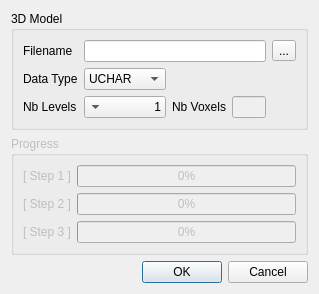
<?xml version="1.0" encoding="UTF-8"?>
<ui version="4.0">
 <class>GvQRawDataLoaderDialog</class>
 <widget class="QDialog" name="GvQRawDataLoaderDialog">
  <property name="geometry">
   <rect>
    <x>0</x>
    <y>0</y>
    <width>319</width>
    <height>252</height>
   </rect>
  </property>
  <property name="windowTitle">
   <string>RAW Data Loader</string>
  </property>
  <layout class="QVBoxLayout" name="verticalLayout">
   <item>
    <widget class="QGroupBox" name="groupBox">
     <property name="title">
      <string>3D Model</string>
     </property>
     <layout class="QGridLayout" name="gridLayout">
      <item row="0" column="0">
       <widget class="QLabel" name="label">
        <property name="text">
         <string>Filename</string>
        </property>
       </widget>
      </item>
      <item row="0" column="1" colspan="3">
       <widget class="QLineEdit" name="_3DModelFilenameLineEdit">
        <property name="readOnly">
         <bool>true</bool>
        </property>
       </widget>
      </item>
      <item row="0" column="4">
       <widget class="QToolButton" name="_3DModelDirectoryToolButton">
        <property name="text">
         <string>...</string>
        </property>
        <property name="icon">
         <iconset resource="../../../GigaVoxelsVoxelizer/Ui/resources.qrc">
          <normaloff>:/icons/Icons/fileopen.png</normaloff>:/icons/Icons/fileopen.png</iconset>
        </property>
       </widget>
      </item>
      <item row="1" column="0">
       <widget class="QLabel" name="label_5">
        <property name="text">
         <string>Data Type</string>
        </property>
       </widget>
      </item>
      <item row="1" column="1">
       <widget class="QComboBox" name="_3DModelDataTypeComboBox">
        <item>
         <property name="text">
          <string>UCHAR</string>
         </property>
        </item>
        <item>
         <property name="text">
          <string>UCHAR4</string>
         </property>
        </item>
        <item>
         <property name="text">
          <string>USHORT</string>
         </property>
        </item>
        <item>
         <property name="text">
          <string>FLOAT</string>
         </property>
        </item>
        <item>
         <property name="text">
          <string>FLOAT4</string>
         </property>
        </item>
       </widget>
      </item>
      <item row="1" column="2" colspan="3">
       <spacer name="horizontalSpacer">
        <property name="orientation">
         <enum>Qt::Horizontal</enum>
        </property>
        <property name="sizeHint" stdset="0">
         <size>
          <width>158</width>
          <height>20</height>
         </size>
        </property>
       </spacer>
      </item>
      <item row="2" column="0">
       <widget class="QLabel" name="label_4">
        <property name="toolTip">
         <string>Number of levels of resolution of the generated data strucutre.</string>
        </property>
        <property name="text">
         <string>Nb Levels</string>
        </property>
       </widget>
      </item>
      <item row="2" column="1">
       <widget class="QComboBox" name="_maxResolutionComboBox">
        <property name="toolTip">
         <string>Number of levels of resolution of the generated data strucutre.</string>
        </property>
        <property name="layoutDirection">
         <enum>Qt::RightToLeft</enum>
        </property>
        <property name="currentIndex">
         <number>0</number>
        </property>
        <item>
         <property name="text">
          <string>1</string>
         </property>
        </item>
        <item>
         <property name="text">
          <string>2</string>
         </property>
        </item>
        <item>
         <property name="text">
          <string>3</string>
         </property>
        </item>
        <item>
         <property name="text">
          <string>4</string>
         </property>
        </item>
        <item>
         <property name="text">
          <string>5</string>
         </property>
        </item>
        <item>
         <property name="text">
          <string>6</string>
         </property>
        </item>
        <item>
         <property name="text">
          <string>7</string>
         </property>
        </item>
        <item>
         <property name="text">
          <string>8</string>
         </property>
        </item>
        <item>
         <property name="text">
          <string>9</string>
         </property>
        </item>
        <item>
         <property name="text">
          <string>10</string>
         </property>
        </item>
        <item>
         <property name="text">
          <string>11</string>
         </property>
        </item>
        <item>
         <property name="text">
          <string>12</string>
         </property>
        </item>
       </widget>
      </item>
      <item row="2" column="2">
       <widget class="QLabel" name="label_3">
        <property name="toolTip">
         <string>Number of voxels in each dimension associated to the level of resolution.</string>
        </property>
        <property name="text">
         <string>Nb Voxels</string>
        </property>
       </widget>
      </item>
      <item row="2" column="3">
       <widget class="QLineEdit" name="_nbLevelsLineEdit">
        <property name="enabled">
         <bool>false</bool>
        </property>
        <property name="toolTip">
         <string>Number of voxels in each dimension associated to the level of resolution.</string>
        </property>
        <property name="alignment">
         <set>Qt::AlignRight|Qt::AlignTrailing|Qt::AlignVCenter</set>
        </property>
        <property name="readOnly">
         <bool>true</bool>
        </property>
       </widget>
      </item>
     </layout>
    </widget>
   </item>
   <item>
    <widget class="QGroupBox" name="groupBox_2">
     <property name="enabled">
      <bool>false</bool>
     </property>
     <property name="title">
      <string>Progress</string>
     </property>
     <layout class="QGridLayout" name="gridLayout_2">
      <item row="0" column="0">
       <widget class="QLabel" name="label_2">
        <property name="text">
         <string>[ Step 1 ]</string>
        </property>
       </widget>
      </item>
      <item row="0" column="1">
       <widget class="QProgressBar" name="progressBar">
        <property name="value">
         <number>0</number>
        </property>
       </widget>
      </item>
      <item row="1" column="0">
       <widget class="QLabel" name="label_6">
        <property name="text">
         <string>[ Step 2 ]</string>
        </property>
       </widget>
      </item>
      <item row="1" column="1">
       <widget class="QProgressBar" name="progressBar_2">
        <property name="value">
         <number>0</number>
        </property>
       </widget>
      </item>
      <item row="2" column="0">
       <widget class="QLabel" name="label_7">
        <property name="text">
         <string>[ Step 3 ]</string>
        </property>
       </widget>
      </item>
      <item row="2" column="1">
       <widget class="QProgressBar" name="progressBar_3">
        <property name="value">
         <number>0</number>
        </property>
        <property name="invertedAppearance">
         <bool>false</bool>
        </property>
       </widget>
      </item>
     </layout>
    </widget>
   </item>
   <item>
    <widget class="QDialogButtonBox" name="buttonBox">
     <property name="orientation">
      <enum>Qt::Horizontal</enum>
     </property>
     <property name="standardButtons">
      <set>QDialogButtonBox::Cancel|QDialogButtonBox::Ok</set>
     </property>
    </widget>
   </item>
  </layout>
 </widget>
 <resources>
  <include location="../../../GigaVoxelsVoxelizer/Ui/resources.qrc"/>
  <include location="resources.qrc"/>
 </resources>
 <connections>
  <connection>
   <sender>buttonBox</sender>
   <signal>accepted()</signal>
   <receiver>GvQRawDataLoaderDialog</receiver>
   <slot>accept()</slot>
   <hints>
    <hint type="sourcelabel">
     <x>248</x>
     <y>254</y>
    </hint>
    <hint type="destinationlabel">
     <x>157</x>
     <y>274</y>
    </hint>
   </hints>
  </connection>
  <connection>
   <sender>buttonBox</sender>
   <signal>rejected()</signal>
   <receiver>GvQRawDataLoaderDialog</receiver>
   <slot>reject()</slot>
   <hints>
    <hint type="sourcelabel">
     <x>316</x>
     <y>260</y>
    </hint>
    <hint type="destinationlabel">
     <x>286</x>
     <y>274</y>
    </hint>
   </hints>
  </connection>
 </connections>
</ui>
